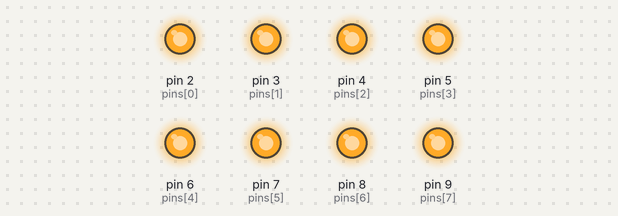
Bench run of a sketch on a simulated Arduino Uno, built with avr-gcc and run on an emulated ATmega328P. Parts: output pins drawn as LEDs (lit = HIGH).

Above: at 0.1 s.
Timing chart, 0 to 1.6 s (numbered marks = the images above):
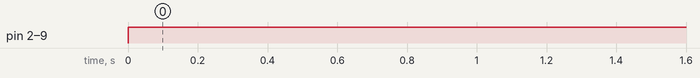

Measured:
- by itself, pin 2 (pins[0]), pin 3 (pins[1]), pin 4 (pins[2]), pin 5 (pins[3]), pin 6 (pins[4]), pin 7 (pins[5]), pin 8 (pins[6]), pin 9 (pins[7]): LOW → HIGH at 0.00 s

The sketch:

sketch_sep30c.ino
```cpp
int pins[8] = {2, 3, 4, 5, 6, 7, 8, 9};

void setup() {
  for(int i=0; i<8; i++)
  {
    pinMode(pins[i], OUTPUT);
  }
}

void loop() {
  for(int j=0; j<8; j++)
  {
    digitalWrite(pins[j], HIGH);
  }

}
```
